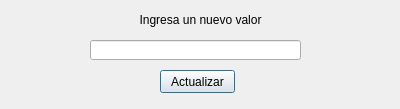
<?xml version="1.0" encoding="UTF-8"?>
<ui version="4.0">
 <class>ventanaEditarCorreo</class>
 <widget class="QDialog" name="ventanaEditarCorreo">
  <property name="geometry">
   <rect>
    <x>0</x>
    <y>0</y>
    <width>400</width>
    <height>109</height>
   </rect>
  </property>
  <property name="windowTitle">
   <string>Spell Guesser 0.3</string>
  </property>
  <widget class="QLabel" name="label">
   <property name="geometry">
    <rect>
     <x>0</x>
     <y>10</y>
     <width>401</width>
     <height>20</height>
    </rect>
   </property>
   <property name="text">
    <string>&lt;html&gt;&lt;head/&gt;&lt;body&gt;&lt;p align=&quot;center&quot;&gt;Ingresa un nuevo valor&lt;/p&gt;&lt;/body&gt;&lt;/html&gt;</string>
   </property>
  </widget>
  <widget class="QLineEdit" name="cajaTextoEditarCorreo">
   <property name="geometry">
    <rect>
     <x>90</x>
     <y>40</y>
     <width>211</width>
     <height>20</height>
    </rect>
   </property>
  </widget>
  <widget class="QPushButton" name="botonActualizarCorreo">
   <property name="geometry">
    <rect>
     <x>160</x>
     <y>70</y>
     <width>75</width>
     <height>23</height>
    </rect>
   </property>
   <property name="text">
    <string>Actualizar</string>
   </property>
  </widget>
 </widget>
 <resources/>
 <connections/>
</ui>
